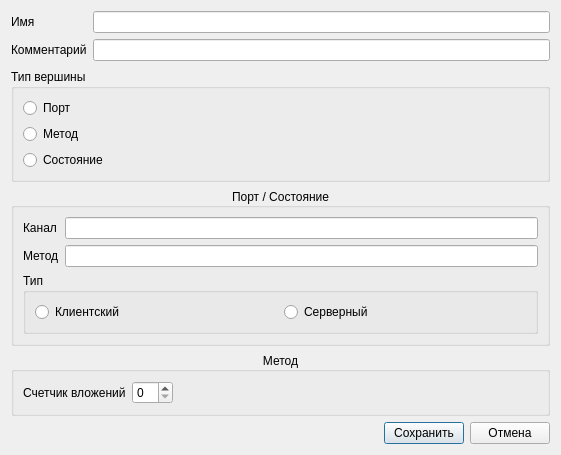
<?xml version="1.0" encoding="UTF-8"?>
<ui version="4.0">
 <class>vertattrsdialog</class>
 <widget class="QDialog" name="vertattrsdialog">
  <property name="geometry">
   <rect>
    <x>0</x>
    <y>0</y>
    <width>561</width>
    <height>455</height>
   </rect>
  </property>
  <property name="windowTitle">
   <string>Настройки вершины</string>
  </property>
  <layout class="QVBoxLayout" name="verticalLayout_3">
   <item>
    <layout class="QFormLayout" name="formLayout_2">
     <item row="0" column="0">
      <widget class="QLabel" name="label_5">
       <property name="text">
        <string>Имя</string>
       </property>
      </widget>
     </item>
     <item row="1" column="0">
      <widget class="QLabel" name="label_10">
       <property name="text">
        <string>Комментарий</string>
       </property>
      </widget>
     </item>
     <item row="0" column="1">
      <widget class="QLineEdit" name="leId"/>
     </item>
     <item row="1" column="1">
      <widget class="QLineEdit" name="leComment"/>
     </item>
    </layout>
   </item>
   <item>
    <widget class="QGroupBox" name="groupBox">
     <property name="title">
      <string>Тип вершины</string>
     </property>
     <layout class="QVBoxLayout" name="verticalLayout_2">
      <item>
       <widget class="QRadioButton" name="rbPort_2">
        <property name="text">
         <string>Порт</string>
        </property>
       </widget>
      </item>
      <item>
       <widget class="QRadioButton" name="rbMethod_2">
        <property name="text">
         <string>Метод</string>
        </property>
       </widget>
      </item>
      <item>
       <widget class="QRadioButton" name="rbState_2">
        <property name="text">
         <string>Состояние</string>
        </property>
       </widget>
      </item>
     </layout>
    </widget>
   </item>
   <item>
    <widget class="QGroupBox" name="groupBox_2">
     <property name="title">
      <string>Порт / Состояние</string>
     </property>
     <property name="alignment">
      <set>Qt::AlignCenter</set>
     </property>
     <layout class="QFormLayout" name="formLayout_6">
      <item row="0" column="0">
       <widget class="QLabel" name="label_8">
        <property name="text">
         <string>Канал</string>
        </property>
       </widget>
      </item>
      <item row="1" column="0">
       <widget class="QLabel" name="label_9">
        <property name="text">
         <string>Метод</string>
        </property>
       </widget>
      </item>
      <item row="1" column="1">
       <widget class="QLineEdit" name="leMethod"/>
      </item>
      <item row="2" column="0" colspan="2">
       <widget class="QGroupBox" name="groupBox_5">
        <property name="title">
         <string>Тип</string>
        </property>
        <layout class="QHBoxLayout" name="horizontalLayout_4">
         <item>
          <widget class="QRadioButton" name="rbClient">
           <property name="text">
            <string>Клиентский</string>
           </property>
          </widget>
         </item>
         <item>
          <widget class="QRadioButton" name="rbServer">
           <property name="text">
            <string>Серверный</string>
           </property>
          </widget>
         </item>
        </layout>
       </widget>
      </item>
      <item row="0" column="1">
       <widget class="QLineEdit" name="leChan">
        <property name="text">
         <string/>
        </property>
       </widget>
      </item>
     </layout>
    </widget>
   </item>
   <item>
    <widget class="QGroupBox" name="groupBox_3">
     <property name="title">
      <string>Метод</string>
     </property>
     <property name="alignment">
      <set>Qt::AlignCenter</set>
     </property>
     <layout class="QFormLayout" name="formLayout_5">
      <property name="fieldGrowthPolicy">
       <enum>QFormLayout::ExpandingFieldsGrow</enum>
      </property>
      <item row="0" column="0">
       <widget class="QLabel" name="label_4">
        <property name="text">
         <string>Счетчик вложений</string>
        </property>
       </widget>
      </item>
      <item row="0" column="1">
       <widget class="QSpinBox" name="counter_2"/>
      </item>
     </layout>
    </widget>
   </item>
   <item>
    <layout class="QHBoxLayout" name="horizontalLayout_2">
     <item>
      <spacer name="horizontalSpacer_2">
       <property name="orientation">
        <enum>Qt::Horizontal</enum>
       </property>
       <property name="sizeHint" stdset="0">
        <size>
         <width>40</width>
         <height>20</height>
        </size>
       </property>
      </spacer>
     </item>
     <item>
      <widget class="QPushButton" name="save_2">
       <property name="text">
        <string>Сохранить</string>
       </property>
      </widget>
     </item>
     <item>
      <widget class="QPushButton" name="cancel_2">
       <property name="text">
        <string>Отмена</string>
       </property>
      </widget>
     </item>
    </layout>
   </item>
  </layout>
 </widget>
 <resources/>
 <connections/>
</ui>
